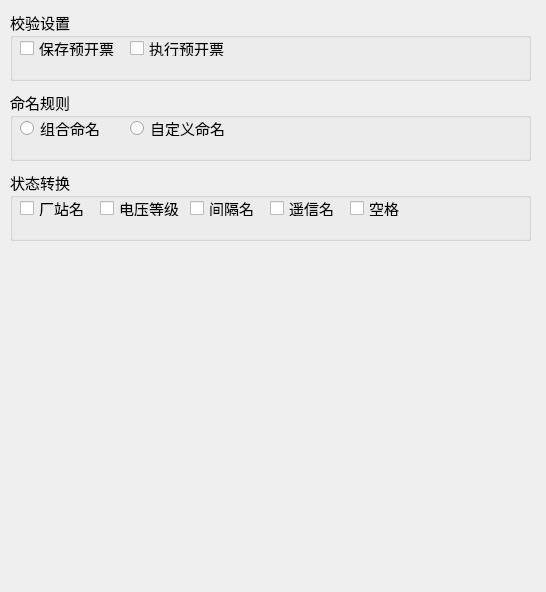
<?xml version="1.0" encoding="UTF-8"?>
<ui version="4.0">
 <class>OtherSet</class>
 <widget class="QWidget" name="OtherSet">
  <property name="geometry">
   <rect>
    <x>0</x>
    <y>0</y>
    <width>546</width>
    <height>592</height>
   </rect>
  </property>
  <property name="font">
   <font>
    <family>宋体</family>
    <pointsize>11</pointsize>
   </font>
  </property>
  <property name="windowTitle">
   <string>Form</string>
  </property>
  <widget class="QGroupBox" name="groupBox">
   <property name="geometry">
    <rect>
     <x>10</x>
     <y>10</y>
     <width>521</width>
     <height>71</height>
    </rect>
   </property>
   <property name="title">
    <string>校验设置</string>
   </property>
   <widget class="QCheckBox" name="operaPreTicketCheck">
    <property name="geometry">
     <rect>
      <x>120</x>
      <y>30</y>
      <width>111</width>
      <height>16</height>
     </rect>
    </property>
    <property name="text">
     <string>执行预开票</string>
    </property>
   </widget>
   <widget class="QCheckBox" name="savePreTicketCheck">
    <property name="geometry">
     <rect>
      <x>10</x>
      <y>30</y>
      <width>111</width>
      <height>16</height>
     </rect>
    </property>
    <property name="text">
     <string>保存预开票</string>
    </property>
   </widget>
  </widget>
  <widget class="QGroupBox" name="groupBox_2">
   <property name="geometry">
    <rect>
     <x>10</x>
     <y>90</y>
     <width>521</width>
     <height>71</height>
    </rect>
   </property>
   <property name="title">
    <string>命名规则</string>
   </property>
   <widget class="QRadioButton" name="groupNameRadio">
    <property name="geometry">
     <rect>
      <x>10</x>
      <y>30</y>
      <width>89</width>
      <height>16</height>
     </rect>
    </property>
    <property name="text">
     <string>组合命名</string>
    </property>
   </widget>
   <widget class="QRadioButton" name="customNameRadio">
    <property name="geometry">
     <rect>
      <x>120</x>
      <y>30</y>
      <width>131</width>
      <height>16</height>
     </rect>
    </property>
    <property name="text">
     <string>自定义命名</string>
    </property>
   </widget>
  </widget>
  <widget class="QGroupBox" name="groupBox_3">
   <property name="geometry">
    <rect>
     <x>10</x>
     <y>170</y>
     <width>521</width>
     <height>71</height>
    </rect>
   </property>
   <property name="title">
    <string>状态转换</string>
   </property>
   <widget class="QCheckBox" name="stationNameCheck">
    <property name="geometry">
     <rect>
      <x>10</x>
      <y>30</y>
      <width>71</width>
      <height>16</height>
     </rect>
    </property>
    <property name="text">
     <string>厂站名</string>
    </property>
   </widget>
   <widget class="QCheckBox" name="voltageCheck">
    <property name="geometry">
     <rect>
      <x>90</x>
      <y>30</y>
      <width>81</width>
      <height>16</height>
     </rect>
    </property>
    <property name="text">
     <string>电压等级</string>
    </property>
   </widget>
   <widget class="QCheckBox" name="interNameCheck">
    <property name="geometry">
     <rect>
      <x>180</x>
      <y>30</y>
      <width>71</width>
      <height>16</height>
     </rect>
    </property>
    <property name="text">
     <string>间隔名</string>
    </property>
   </widget>
   <widget class="QCheckBox" name="nullCheck">
    <property name="geometry">
     <rect>
      <x>340</x>
      <y>30</y>
      <width>81</width>
      <height>16</height>
     </rect>
    </property>
    <property name="text">
     <string>空格</string>
    </property>
   </widget>
   <widget class="QCheckBox" name="digitalNameCheck">
    <property name="geometry">
     <rect>
      <x>260</x>
      <y>30</y>
      <width>71</width>
      <height>16</height>
     </rect>
    </property>
    <property name="text">
     <string>遥信名</string>
    </property>
   </widget>
  </widget>
 </widget>
 <resources/>
 <connections/>
</ui>
